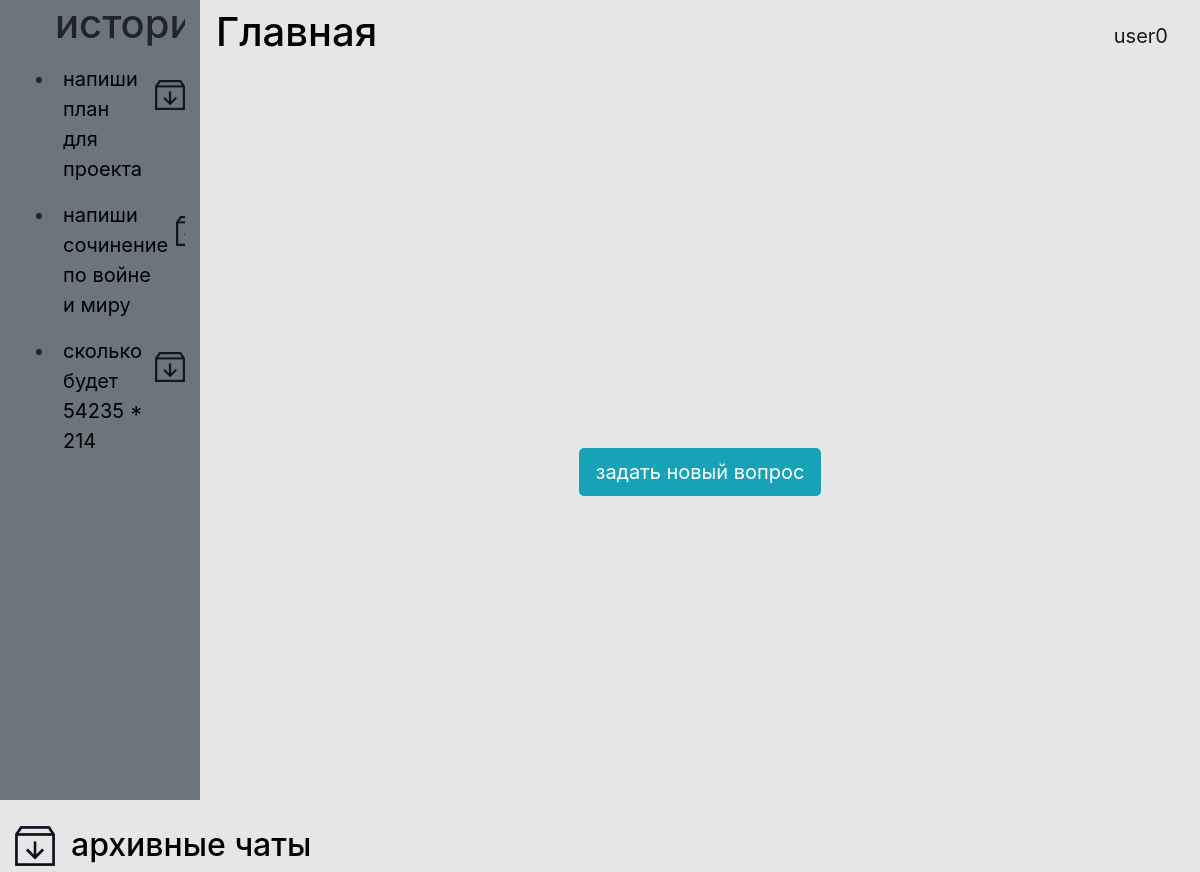
Before: / (signed in) with the older database file.
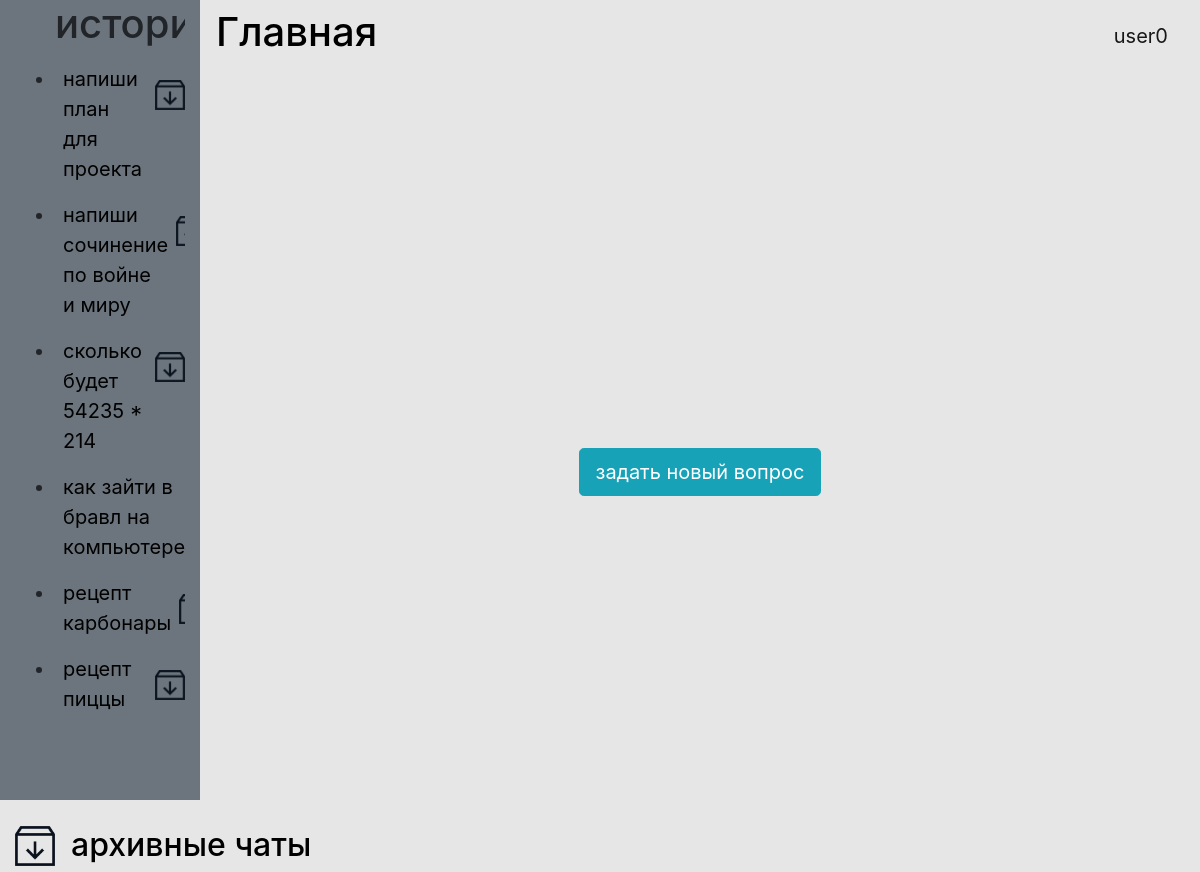
After: the same page with the newer database file.
### data/chats.py (models this page shows)
class Chats(SqlAlchemyBase, SerializerMixin):
    __tablename__ = 'chats'
    id = sqlalchemy.Column(sqlalchemy.Integer, primary_key=True, autoincrement=True)
    name = sqlalchemy.Column(sqlalchemy.String)
    messages = orm.relationship("Messages", back_populates='chat')
    is_archived = sqlalchemy.Column(sqlalchemy.Boolean, default=False)
    user_id = sqlalchemy.Column(sqlalchemy.Integer, sqlalchemy.ForeignKey("users.id"))
    user = orm.relationship('User')

### main.py (the view)
@app.route("/")
def index():
    db_sess = db_session.create_session()
    if current_user.is_authenticated:
        chats = db_sess.query(Chats).filter((Chats.user == current_user) & (Chats.is_archived != True))
    else:
        chats = []
    return render_template("index.html", chats=chats)

### data/db_session.py (called while the page is built)
def create_session() -> Session:
    global __factory
    return __factory()

### main.py (called while the page is built)
@login_manager.user_loader
def load_user(user_id):
    db_sess = db_session.create_session()
    return db_sess.query(User).get(user_id)

### templates/index.html
{% extends "base.html" %}
{% block content %}
    <div class="center">
    {% if current_user.is_authenticated %}
            <a class="btn btn-info btn-lg" href="/new">задать новый вопрос</a>
    {% else %}
        <h3>чтобы задать вопрос нужно войти в аккаунт</h3>
    {% endif %}
    </div>
{% endblock %}

### templates/base.html (shortened to what this page needs)
<!DOCTYPE html>
<html lang="en">
<head>
    <link rel="stylesheet"
          href="https://stackpath.bootstrapcdn.com/bootstrap/4.4.1/css/bootstrap.min.css"
>
    <link rel="stylesheet" href="../static/css/style.css">
</head>
<body class="d-flex" style="background-color: #e6e6e6 ">
    <div style="min-height: 100vh" class="col-2 bg-secondary">
    <div style="overflow-y: auto">
        <ul>
            <h1>история</h1>
            {% for item in chats%}
                {% if current_user.is_authenticated and current_user == item.user %}
                    <div class="d-flex">
                        <li><a href="/chats/{{ item.id }}">{{item.name}}</a></li>
                        <div class="pt-4">
                            <a href="/archive/{{ item.id }}"><img src="../static/img/archive.png"  width="30" height="30"></a>
                        </div>
                    </div>
                {% endif %}
            {% endfor %}
        </ul>
    </div>
        <a href="/archive">
        <div class="ask d-flex">
            <img src="../static/img/archive.png"  width="40" height="40">
            <h2 class="ml-3">архивные чаты</h2>
        </div>
        </a>
    </div>
    <div class="col-10" style=" padding: 0">
        <header>
            <nav class="navbar navbar-light" >
                <a class="h1" href="/">Главная</a>
                {% if current_user.is_authenticated %}
                    <a class="navbar-brand" href="/logout">{{ current_user.name }}</a>
                {% else %}
                    <p>
                        <a class="btn btn-primary " href="/register">Зарегистрироваться</a>
                        <a class="btn btn-success" href="/login">Войти</a>
                    </p>
                {% endif %}
            </nav>
        </header>
        <main role="main" style="height: 100%">
            {% block content %}{% endblock %}
        </main>
    </div>
</body>
</html>

Changed rows visible on the page:
added Chats: name "как зайти в бравл на компьютере"
added Chats: name "рецепт карбонары"
added Chats: name "рецепт пиццы"
